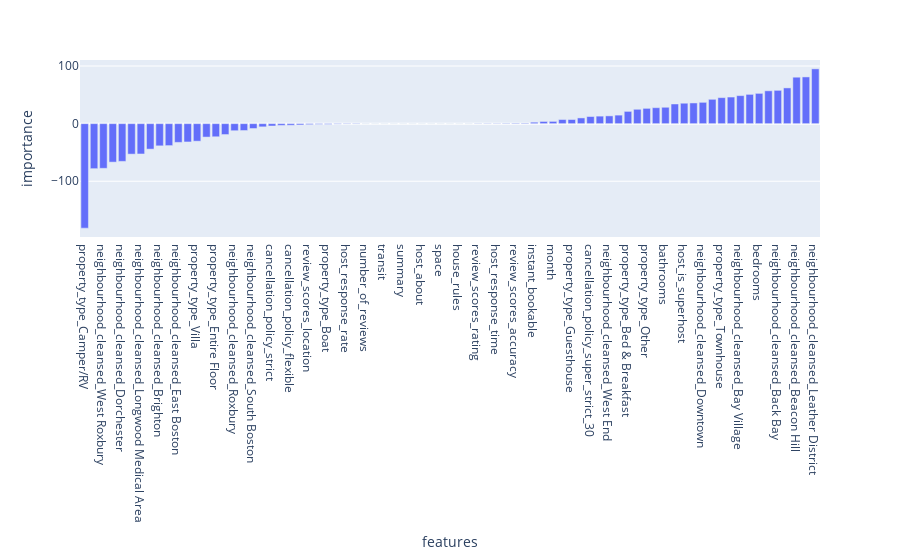

This figure's notebook cell:
### Markdown cell above
### Feature importance

### Code cell
coefs = lr.coef_

feature_importance = pd.DataFrame(
    {'features': X.columns, 'coefficients': lr.coef_}
).sort_values(by='coefficients')

# fig, ax = plt.subplots(figsize=(15, 10))
# sns.barplot(x='features', y='coefficients', data=feature_importance)
# plt.xticks(rotation=90)
# plt.show()

import plotly.express as px
fig = px.bar(x='features', y='coefficients', data_frame=feature_importance, height=800)
fig.show()

### Figure 1 — Plotly figure (JSON) as saved in the notebook; plotly's stock layout.template omitted (floating-point values rounded to 4 significant figures)
{"data": [{"alignmentgroup": "True", "hovertemplate": "features=%{x}<br>importance=%{y}<extra></extra>", "legendgroup": "", "marker": {"color": "#636efa"}, "name": "", "offsetgroup": "", "orientation": "v", "showlegend": false, "textposition": "auto", "type": "bar", "x": ["property_type_Camper/RV", "neighbourhood_cleansed_Roslindale", "neighbourhood_cleansed_West Roxbury", "neighbourhood_cleansed_Mattapan", "neighbourhood_cleansed_Dorchester", "neighbourhood_cleansed_Hyde Park", "neighbourhood_cleansed_Longwood Medical Area", "neighbourhood_cleansed_Jamaica Plain", "neighbourhood_cleansed_Brighton", "room_type_Shared room", "neighbourhood_cleansed_East Boston", "neighbourhood_cleansed_Allston", "property_type_Villa", "neighbourhood_cleansed_Mission Hill", "property_type_Entire Floor", "room_type_Private room", "neighbourhood_cleansed_Roxbury", "property_type_Dorm", "neighbourhood_cleansed_South Boston", "cancellation_policy_moderate", "cancellation_policy_strict", "reviews_per_month", "cancellation_policy_flexible", "review_scores_cleanliness", "review_scores_location", "review_scores_value", "property_type_Boat", "review_scores_communication", "host_response_rate", "review_scores_checkin", "number_of_reviews", "access", "transit", "neighborhood_overview", "summary", "interaction", "host_about", "host_since_days", "space", "description", "house_rules", "host_acceptance_rate", "review_scores_rating", "calculated_host_listings_count", "host_response_time", "availability_90", "review_scores_accuracy", "amenities_count", "instant_bookable", "beds", "month", "neighbourhood_cleansed_Charlestown", "property_type_Guesthouse", "accommodates", "cancellation_policy_super_strict_30", "is_local", "neighbourhood_cleansed_West End", "neighbourhood_cleansed_North End", "property_type_Bed & Breakfast", "property_type_Apartment", "property_type_Other", "year", "bathrooms", "property_type_House", "host_is_superhost", "neighbourhood_cleansed_Chinatown", "neighbourhood_cleansed_Downtown", "property_type_Condominium", "property_type_Townhouse", "property_type_Loft", "neighbourhood_cleansed_Bay Village", "neighbourhood_cleansed_South End", "bedrooms", "room_type_Entire home/apt", "neighbourhood_cleansed_Back Bay", "neighbourhood_cleansed_Fenway", "neighbourhood_cleansed_Beacon Hill", "neighbourhood_cleansed_South Boston Waterfront", "neighbourhood_cleansed_Leather District"], "xaxis": "x", "y": [-181.4, -78.14, -77.57, -66.8, -65.5, -52.92, -52.62, -44.24, -38.52, -38.12, -32.52, -31.77, -30.42, -23.32, -22.76, -18.91, -12.29, -11.94, -8.44, -5.542, -4.072, -3.043, -2.758, -2.245, -1.691, -1.203, -1.202, -0.7831, -0.5637, -0.5466, -0.06515, -0.03249, -0.02072, -0.006861, -0.0001883, 0.002948, 0.00604, 0.01031, 0.01728, 0.01806, 0.02715, 0.07874, 0.4101, 0.5009, 0.5014, 0.7035, 0.9281, 0.9961, 2.531, 3.804, 3.911, 7.172, 7.184, 9.938, 12.37, 13.06, 13.49, 14.81, 21.28, 24.94, 26.56, 27.71, 28.44, 34.15, 35.47, 35.93, 37.01, 42.25, 45.15, 46.19, 48.66, 50.84, 52.57, 57.02, 57.83, 62.06, 80.64, 81.11, 95.13], "yaxis": "y"}], "layout": {"autosize": true, "barmode": "relative", "legend": {"tracegroupgap": 0}, "margin": {"t": 60}, "xaxis": {"anchor": "y", "autorange": true, "domain": [0, 1], "range": [-0.5, 78.5], "title": {"text": "features"}, "type": "category"}, "yaxis": {"anchor": "x", "autorange": true, "domain": [0, 1], "range": [-196.7, 110.5], "title": {"text": "importance"}, "type": "linear"}}}
